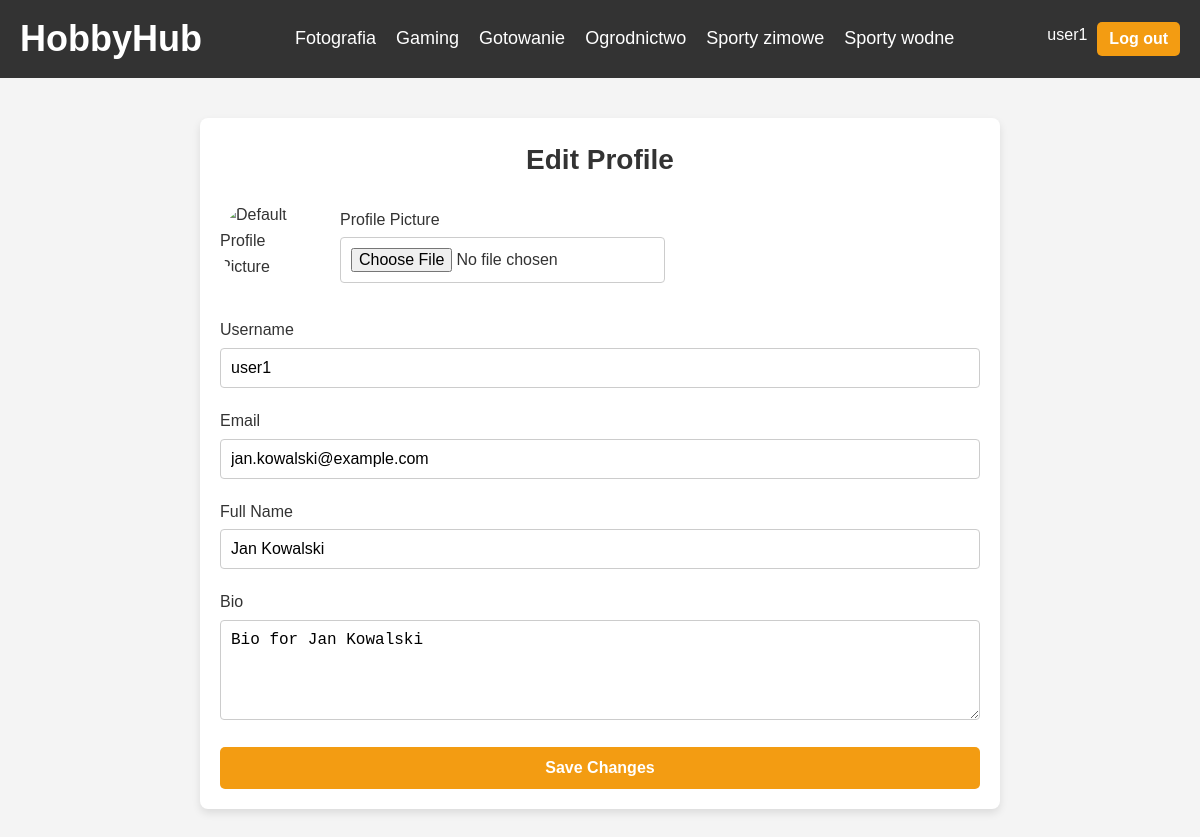
The app's page /profile.php (signed in) with its own data.
### tables this page shows
CREATE TABLE `users` (
  `user_id` int(10) UNSIGNED NOT NULL,
  `username` varchar(50) NOT NULL,
  `full_name` varchar(100) NOT NULL,
  `email` varchar(100) NOT NULL,
  `password_hash` varchar(255) NOT NULL,
  `created_at` timestamp NOT NULL DEFAULT CURRENT_TIMESTAMP,
  `bio` text,
  `profile_picture` longblob
);

### profile.php (the view, shortened to what this page needs)
<?php
include 'db_connection.php';
$user_id = $_SESSION['user_id'];
$sql_user = "SELECT username, email, full_name, bio, profile_picture FROM users WHERE user_id = '$user_id'";
$result_user = $conn->query($sql_user);
$user = $result_user->fetch_assoc();
?>
<!DOCTYPE html>
<html lang="en">
<head>
    <link rel="stylesheet" href="profile.css">
</head>
<body>
<header>
    <nav class="navbar">
        <div class="logo">
            <h1><a href="index.php">HobbyHub</a></h1>
        </div>
        <ul class="nav-links">
            <li><a href="#">Fotografia</a></li>
            <li><a href="#">Gaming</a></li>
            <li><a href="#">Gotowanie</a></li>
            <li><a href="#">Ogrodnictwo</a></li>
            <li><a href="#">Sporty zimowe</a></li>
            <li><a href="#">Sporty wodne</a></li>
        </ul>
        <div class="auth-buttons">
            <?php if (isset($_SESSION['user_id'])): ?>
                <span class="welcome-message"><?php echo htmlspecialchars($_SESSION['username']); ?></span>
                <form method="POST" style="display: inline;">
                    <button type="submit" name="logout" class="btn logout-btn">Log out</button>
                </form>
            <?php endif; ?>
        </div>
    </nav>
</header>
<main class="container">
    <div class="profile-form-container">
        <h2>Edit Profile</h2>
        <form method="POST" enctype="multipart/form-data">
            <div class="form-group">
                <div class="profile-picture-container">
                    <div class="current-profile-picture">
                        <?php if ($user['profile_picture']): ?>
                            <img alt="Profile Picture">
                        <?php else: ?>
                            <img src="default-avatar.jpg" alt="Default Profile Picture">
                        <?php endif; ?>
                    </div>
                    <div class="file-input">
                        <label for="profile_picture">Profile Picture</label>
                        <input type="file" name="profile_picture" id="profile_picture" accept="image/*">
                    </div>
                </div>
            </div>
            <div class="form-group">
                <label for="username">Username</label>
                <input type="text" name="username" id="username" value="<?php echo htmlspecialchars($user['username']); ?>" required>
            </div>
            <div class="form-group">
                <label for="email">Email</label>
                <input type="email" name="email" id="email" value="<?php echo htmlspecialchars($user['email']); ?>" required>
            </div>
            <div class="form-group">
                <label for="full_name">Full Name</label>
                <input type="text" name="full_name" id="full_name" value="<?php echo htmlspecialchars($user['full_name']); ?>">
            </div>
            <div class="form-group">
                <label for="bio">Bio</label>
                <textarea name="bio" id="bio"><?php echo htmlspecialchars($user['bio']); ?></textarea>
            </div>
            <button type="submit" class="btn save-btn">Save Changes</button>
        </form>
    </div>
</main>
</body>
</html>

### profile.css (style rules this page uses)
body { font-family: Arial, sans-serif; background-color: #f4f4f4; color: #333; }
.container { max-width: 800px; margin: 40px auto; padding: 20px; background-color: #fff; border-radius: 8px; box-shadow: 0 4px 8px rgba(0, 0, 0, 0.1); }
h2 { text-align: center; margin-bottom: 30px; color: #333; }
.profile-form-container { width: 100%; }
.form-group { margin-bottom: 20px; }
.form-group label { display: block; font-size: 16px; margin-bottom: 5px; }
.form-group input, .form-group textarea { width: 100%; padding: 10px; font-size: 16px; border: 1px solid #ccc; border-radius: 4px; box-sizing: border-box; }
.form-group textarea { height: 100px; resize: vertical; }
.profile-form-container img { width: 100px; height: 100px; border-radius: 50%; object-fit: cover; margin-top: 10px; }
.current-profile-picture { display: flex; justify-content: flex-start; margin-bottom: 15px; }
.current-profile-picture img { width: 80px; height: 80px; border-radius: 50%; object-fit: cover; margin-right: 20px; }
.save-btn { width: 100%; padding: 12px; background-color: #f39c12; border: none; color: #fff; font-size: 16px; font-weight: bold; border-radius: 5px; cursor: pointer; transition: background-color 0.3s ease, transform 0.2s ease; }
.profile-picture-container { display: flex; align-items: center; gap: 20px; }
.file-input { display: flex; flex-direction: column; }
.file-input label { margin-bottom: 5px; }

### glowna.css (style rules this page uses)
* { margin: 0; padding: 0; box-sizing: border-box; }
body { font-family: Arial, sans-serif; line-height: 1.6; color: #333; }
header { width: 100%; background-color: #333; color: #fff; }
.navbar { display: flex; justify-content: space-between; align-items: center; padding: 10px 20px; }
.nav-links { list-style: none; display: flex; gap: 20px; }
.nav-links li { position: relative; }
.nav-links a { text-decoration: none; color: #fff; font-size: 18px; transition: color 0.3s ease; }
.nav-links li::after { content: ""; position: absolute; bottom: -5px; left: 0; width: 0; height: 3px; background-color: #f39c12; transition: width 0.3s ease; }
.container { max-width: 1200px; margin: 0 auto; padding: 20px; }
.container h2 { font-size: 28px; margin-bottom: 10px; color: #333; }
.auth-buttons { display: flex; gap: 10px; }
.btn { padding: 8px 16px; font-size: 16px; font-weight: bold; border: none; border-radius: 5px; cursor: pointer; transition: background-color 0.3s ease, transform 0.2s ease; }
.logo a { color: white; text-decoration: none; font-size: 36px; font-weight: bold; font-family: "Arial", sans-serif; transition: color 0.3s ease, transform 0.3s ease; }
.logout-btn { background-color: #f39c12; color: white; border: none; padding: 8px 12px; border-radius: 5px; cursor: pointer; transition: background-color 0.3s ease, transform 0.2s ease; }

### records on screen
users: username "user1", email "jan.kowalski@example.com", full_name "Jan Kowalski", bio "Bio for Jan Kowalski"

### other values on screen
$_SESSION['username'] "user1"
